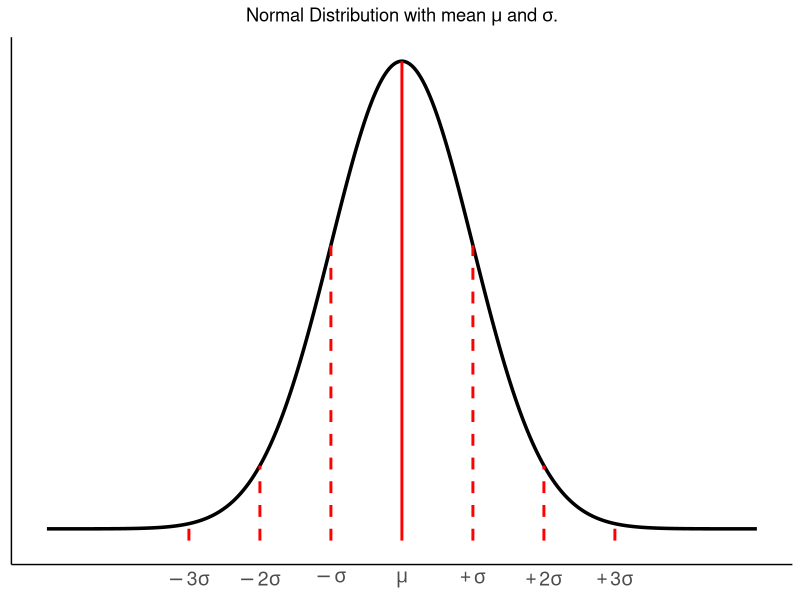
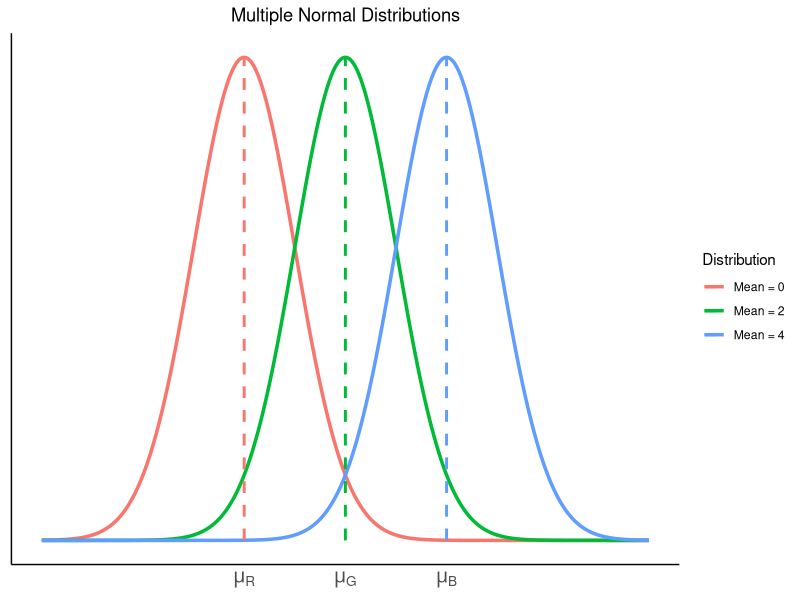
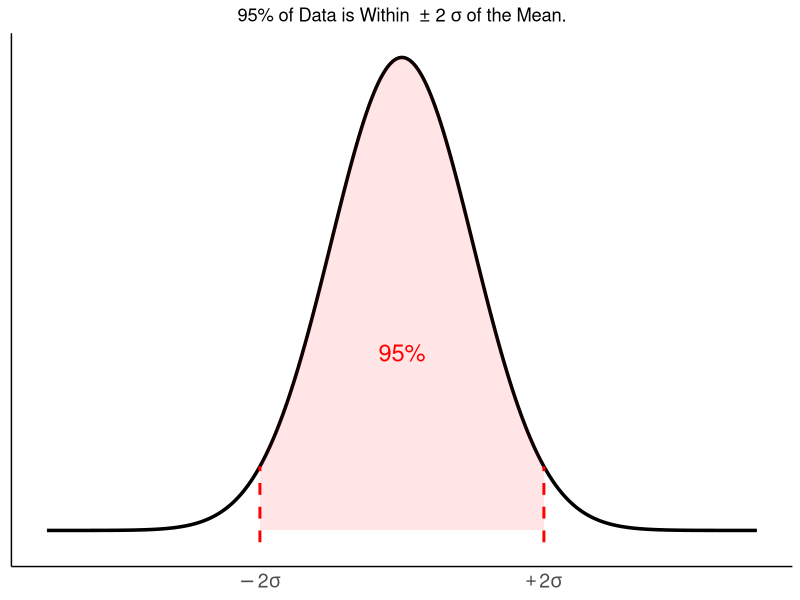
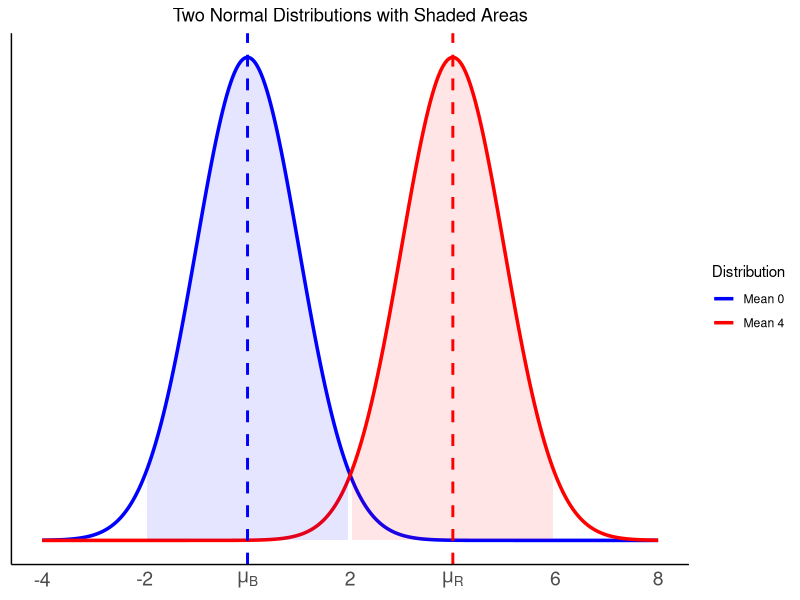
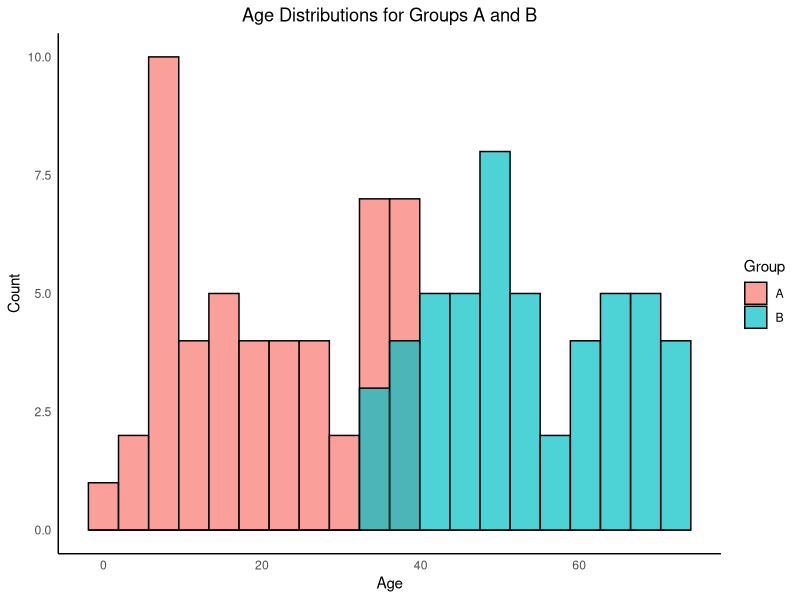
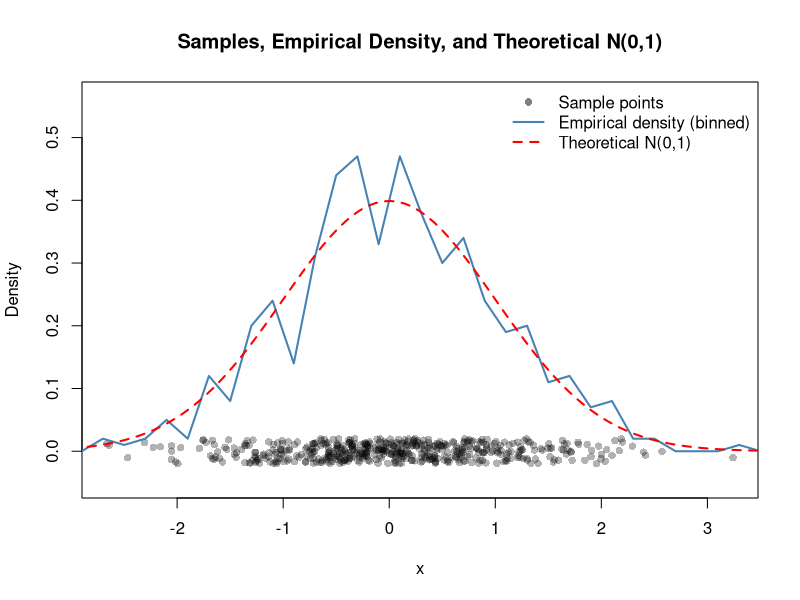
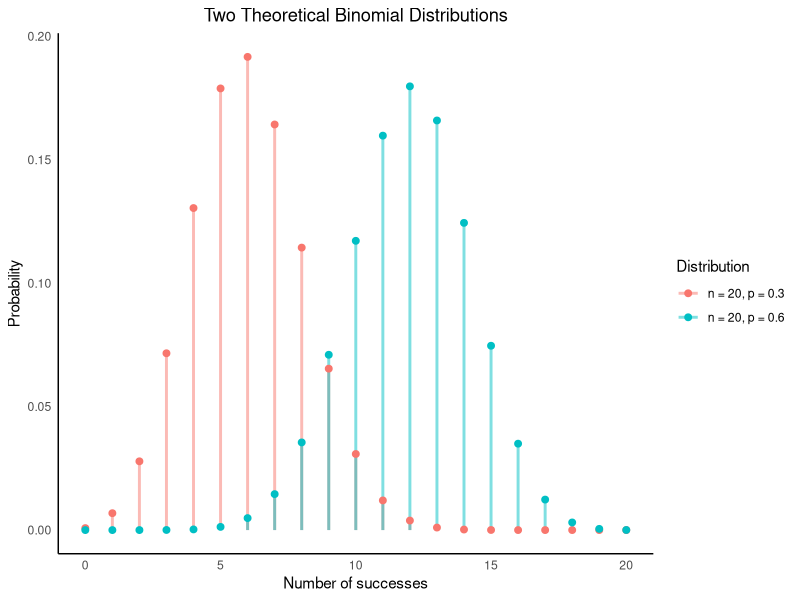
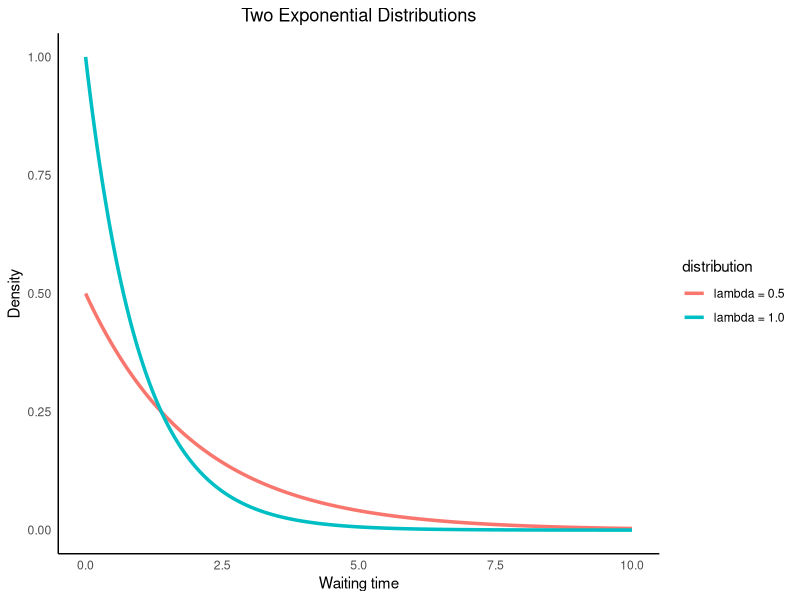

Reproduce these figures in R, in order.
## ---- chunk 1
knitr::opts_chunk$set(echo = TRUE)

knitr::opts_chunk$set(
  fig.width = 6,
  fig.height = 4,
  fig.align = "center"  # center figures
)

## ---- chunk 2
setwd("C:/R-statistics-analysis")
## ---- chunk 3

library(ggplot2)

x <- seq(-5, 5, length.out = 1000)

df <- data.frame(
  x = x,
  density = dnorm(x, mean = 0, sd = 1)
)

# Positions for vertical lines
vline_positions <- c(-3, -2, -1, 0, 1, 2, 3)

# Data frame for vertical segments
vline_df <- data.frame(
  x = vline_positions,
  y_start = -0.01,
  y_end = dnorm(vline_positions, mean = 0, sd = 1)
)

ggplot(df, aes(x = x, y = density)) +
  geom_line(linewidth = 1.2, color = "black") +
  geom_segment(
    data = vline_df,
    aes(x = x, xend = x, y = y_start, yend = y_end),
    linetype = c(2, 2, 2, 1, 2, 2, 2),    # dashed for -1 and 1, solid for 0
    linewidth = 1,
    color = "red"
  ) +
  scale_x_continuous(
    breaks = c(-3, -2, -1, 0, 1, 2, 3),
    labels = expression(-3*sigma, -2*sigma, -sigma, mu, +sigma, +2*sigma, +3*sigma)
  ) +
  labs(
    title = expression("Normal Distribution with mean " * mu * " and " * sigma * "."),
    x = NULL,
    y = NULL
  ) +
  theme_minimal() +
  theme(
    plot.title = element_text(hjust = 0.5),
    panel.grid.major = element_blank(),
    panel.grid.minor = element_blank(),
    axis.line = element_line(color = "black"),
    axis.text.y = element_blank(),
    axis.text.x = element_text(size = 14)
  )
## ---- chunk 4

library(ggplot2)

x <- seq(-4, 8, length.out = 1000)

df <- data.frame(
  x = rep(x, 3),
  density = c(
    dnorm(x, mean = 0, sd = 1),
    dnorm(x, mean = 2, sd = 1),
    dnorm(x, mean = 4, sd = 1)
  ),
  distribution = factor(
    rep(c("Mean = 0", "Mean = 2", "Mean = 4"), each = length(x))
  )
)

# Data frame for vertical mean segments
vline_df <- data.frame(
  x = c(0, 2, 4),
  mean = c(0, 2,4),
  distribution = factor(
    expression("Mean = 0", "Mean = 2", "Mean = 4"),
    levels = levels(df$distribution)
  )
)

# Segment start/end
vline_df$y_start <- 0
vline_df$y_end <- dnorm(vline_df$x, mean = vline_df$mean, sd = 1)

ggplot(df, aes(x = x, y = density, color = distribution)) +
  geom_line(linewidth = 1.2) +
  geom_segment(
    data = vline_df,
    aes(
      x = x, xend = x,
      y = y_start, yend = y_end,
      color = distribution
    ),
    linewidth = 1,
    linetype = "dashed"
  ) +
  scale_x_continuous(
    breaks = c(0, 2, 4),
    labels = expression(mu[R], mu[G], mu[B])
  ) +
  labs(
    title = "Multiple Normal Distributions",
    x = NULL,
    y = NULL,
    color = "Distribution"
  ) +
  theme_minimal() +
  theme(
    plot.title = element_text(hjust = 0.5),
    panel.grid.major = element_blank(),
    panel.grid.minor = element_blank(),
    axis.line = element_line(color = "black"),
    axis.text.y = element_blank(),
    axis.text.x = element_text(size = 14)
  )
## ---- chunk 5

library(ggplot2)

x <- seq(-5, 5, length.out = 1000)

df <- data.frame(
  x = x,
  density = dnorm(x, mean = 0, sd = 1)
)

# Positions for vertical lines
vline_positions <- c(-2, 2)

# Data frame for vertical segments
vline_df <- data.frame(
  x = vline_positions,
  y_start = -0.01,
  y_end = dnorm(vline_positions, mean = 0, sd = 1)
)

ggplot(df, aes(x = x, y = density)) +
  geom_line(linewidth = 1.2, color = "black") +
  geom_ribbon(
    data = subset(df, x >= -2 & x <= 2),
    aes(x = x, ymin = 0, ymax = density),
    alpha = 0.1,
    inherit.aes = FALSE,
    fill = "red"
  ) +
  geom_segment(
    data = vline_df,
    aes(x = x, xend = x, y = y_start, yend = y_end),
    linetype = c(2, 2), # all dashed lines
    linewidth = 1,
    color = "red"
  ) +
  scale_x_continuous(
    breaks = c(-2, 2),
    labels = expression(-2*sigma, +2*sigma)
  ) +
  labs(
    title = expression("95% of Data is Within " * ~"\u00B1 2 " * sigma * " of the Mean."),
    x = NULL,
    y = NULL
  ) +
  theme_minimal() +
  theme(
    plot.title = element_text(hjust = 0.5),
    panel.grid.major = element_blank(),
    panel.grid.minor = element_blank(),
    axis.line = element_line(color = "black"),
    axis.text.y = element_blank(),
    axis.text.x = element_text(size = 14)
  ) +
  annotate("text", x = 0, y = 0.15, label = "95%", color = "red", size = 6)
## ---- chunk 6

library(ggplot2)

x <- seq(-4, 8, length.out = 1000)

df <- data.frame(
  x = rep(x, 2),
  density = c(
    dnorm(x, mean = 0, sd = 1),
    dnorm(x, mean = 4, sd = 1)
  ),
  distribution = factor(rep(c("Mean 0", "Mean 4"), each = length(x)))
)

ggplot(df, aes(x = x, y = density, color = distribution, fill = distribution)) +
  geom_line(linewidth = 1.2) +
  geom_ribbon(
    data = subset(df, distribution == "Mean 0" & x >= -1.96 & x <= 1.96),
    aes(x = x, ymin = 0, ymax = density),
    alpha = 0.1,
    inherit.aes = FALSE,
    fill = "blue"
  ) +
  geom_ribbon(
    data = subset(df, distribution == "Mean 4" & x >= -1.96+4 & x <= 1.96+4),
    aes(x = x, ymin = 0, ymax = density),
    alpha = 0.1,
    inherit.aes = FALSE,
    fill = "red"
  ) +
  scale_color_manual(values = c("Mean 0" = "blue", "Mean 4" = "red")) +
  scale_fill_manual(values = c("Mean 0" = "blue", "Mean 4" = "red")) +
  scale_x_continuous(
    breaks = c(-4, -2, 0, 2, 4, 6, 8),
    labels = c(
      "-4", "-2",
      expression(mu[B]),
      "2",
      expression(mu[R]),
      "6", "8"
    )
  ) +
  labs(
    title = "Two Normal Distributions with Shaded Areas",
    x = NULL,
    y = NULL,
    color = "Distribution"
  ) +
  theme_minimal() +
  theme(
    plot.title = element_text(hjust = 0.5),
    panel.grid.major = element_blank(),
    panel.grid.minor = element_blank(),
    axis.line = element_line(color = "black"),
    axis.text.y = element_blank(),
    axis.text.x = element_text(size = 14)
  ) +
  geom_vline(xintercept = 0, color = "blue", linetype = "dashed", linewidth = 1) +
  geom_vline(xintercept = 4, color = "red", linetype = "dashed", linewidth = 1)

## ---- chunk 7

set.seed(2)  # for reproducibility

n <- 50
age_A <- runif(n, min = 1, max = 40)
age_B <- runif(n, min = 35, max = 74)

df <- data.frame(
  age = c(age_A, age_B),
  group = rep(c("A", "B"), each = n)
)

library(ggplot2)

ggplot(df, aes(x = age, fill = group)) +
  geom_histogram(position = "identity", alpha = 0.7, bins = 20, color = "black") +
  labs(
    title = "Age Distributions for Groups A and B",
    x = "Age",
    y = "Count",
    fill = "Group"
  ) +
  theme_minimal() +
  theme(
    plot.title = element_text(hjust = 0.5),
    panel.grid.major = element_blank(),
    panel.grid.minor = element_blank(),
    axis.line = element_line(color = "black")
  )

## ---- chunk 8

set.seed(123)

# 1. Sample data
N <- 500
x <- rnorm(N, mean = 0, sd = 1)

# Small vertical jitter so points don't overlap
y_jitter <- runif(N, min = -0.02, max = 0.02)

# 2. Empirical density via bins
dx <- 0.2
breaks <- seq(
  from = floor(min(x)),
  to   = ceiling(max(x)),
  by   = dx
)

h <- hist(x, breaks = breaks, plot = FALSE)

emp_density <- h$counts / (N * dx)
mids <- h$mids

# 3. Plot setup
plot(
  x, y_jitter,
  pch = 16,
  col = rgb(0, 0, 0, 0.3),
  xlab = "x",
  ylab = "Density",
  ylim = c(-0.05, max(emp_density) * 1.2),
  main = "Samples, Empirical Density, and Theoretical N(0,1)"
)

# 4. Empirical density as a solid line
lines(
  mids, emp_density,
  col = "steelblue",
  lwd = 2
)

# 5. Theoretical density
curve(
  dnorm(x, mean = 0, sd = 1),
  from = min(breaks),
  to   = max(breaks),
  add = TRUE,
  col = "red",
  lwd = 2,
  lty = 2
)

# 6. Legend
legend(
  "topright",
  legend = c(
    "Sample points",
    "Empirical density (binned)",
    "Theoretical N(0,1)"
  ),
  col = c(
    rgb(0, 0, 0, 0.5),
    "steelblue",
    "red"
  ),
  lwd = c(NA, 2, 2),
  lty = c(NA, 1, 2),
  pch = c(16, NA, NA),
  bty = "n"
)
## ---- chunk 9

x <- 0:20

df <- data.frame(
    x = rep(x, 2),
    probability = c(
    dbinom(x, size = 20, prob = 0.3),
    dbinom(x, size = 20, prob = 0.6)
  ),
  distribution = factor(rep(
    c("n = 20, p = 0.3", "n = 20, p = 0.6"),
    each = length(x)
  ))
)

library(ggplot2)


ggplot(df, aes(x = x, y = probability, color = distribution)) +
  geom_segment(
  aes(xend = x, y = 0, yend = probability),
    linewidth = 1,
    alpha = 0.5
  ) +
  geom_point(size = 2) +
  labs(
    title = "Two Theoretical Binomial Distributions",
    x = "Number of successes",
    y = "Probability",
    color = "Distribution"
  ) +
  theme_minimal() +
  theme(
    plot.title = element_text(hjust = 0.5),
    panel.grid.major = element_blank(),
    panel.grid.minor = element_blank(),
    axis.line = element_line(color = "black"),
  )
## ---- chunk 10
library(ggplot2)

# x range (waiting time)
x <- seq(0, 10, length.out = 1000)

# Data frame with two exponential PDFs
df <- data.frame(
  x = rep(x, 2),
  density = c(
    dexp(x, rate = 0.5),
    dexp(x, rate = 1.0)
  ),
  distribution = factor(rep(
    c("lambda = 0.5", "lambda = 1.0"),
    each = length(x)
  ))
)

ggplot(df, aes(x = x, y = density, color = distribution)) +
  geom_line(linewidth = 1.2) +
  labs(
    title = "Two Exponential Distributions",
    x = "Waiting time",
    y = "Density"
  ) +
  theme_minimal() +
  theme(
    plot.title = element_text(hjust = 0.5),
    panel.grid.major = element_blank(),
    panel.grid.minor = element_blank(),
    axis.line = element_line(color = "black"),
  )
## ---- chunk 11
set.seed(1) # for reproducibility

library(ggplot2)

# Simulate 10 dice throws (values 1 to 6)
throws <- sample(1:6, size = 10, replace = TRUE)

# Calculate sample mean and SD
mean_throws <- mean(throws)
sd_throws <- sd(throws)

# Create a data frame for plotting
df <- data.frame(value = throws)

# Plot histogram of throws with mean and SD lines
ggplot(df, aes(x = value)) +
  geom_histogram(binwidth = 1, boundary = 0.5, fill = "skyblue", color = "black") +
  geom_vline(xintercept = mean_throws, color = "red", size = 1, linetype = "solid") +
  geom_vline(xintercept = mean_throws + sd_throws, color = "red", size = 1, linetype = "dashed") +
  geom_vline(xintercept = mean_throws - sd_throws, color = "red", size = 1, linetype = "dashed") +
  labs(
    title = "Distribution of 10 Dice Throws",
    subtitle = paste0("Mean = ", round(mean_throws, 2), ", SD = ", round(sd_throws, 2)),
    x = "Dice Value",
    y = "Count"
  ) +
  scale_x_continuous(breaks = 1:6) +
  theme_minimal() +
  theme(
    plot.title = element_text(hjust = 0.5),
    plot.subtitle = element_text(hjust = 0.5),
    panel.grid.major = element_blank(),
    panel.grid.minor = element_blank(),
    axis.line = element_line(color = "black"),
  )
## ---- chunk 12
set.seed(1) # for reproducibility

library(ggplot2)

# Simulate 100 dice throws (values 1 to 6)
throws <- sample(1:6, size = 100, replace = TRUE)

# Calculate sample mean and SD
mean_throws <- mean(throws)
sd_throws <- sd(throws)

# Create a data frame for plotting
df <- data.frame(value = throws)

# Plot histogram of throws with mean and SD lines
ggplot(df, aes(x = value)) +
  geom_histogram(binwidth = 1, boundary = 0.5, fill = "skyblue", color = "black") +
  geom_vline(xintercept = mean_throws, color = "red", size = 1, linetype = "solid") +
  geom_vline(xintercept = mean_throws + sd_throws, color = "red", size = 1, linetype = "dashed") +
  geom_vline(xintercept = mean_throws - sd_throws, color = "red", size = 1, linetype = "dashed") +
  labs(
    title = "Distribution of 100 Dice Throws",
    subtitle = paste0("Mean = ", round(mean_throws, 2), ", SD = ", round(sd_throws, 2)),
    x = "Dice Value",
    y = "Count"
  ) +
  scale_x_continuous(breaks = 1:6) +
  theme_minimal() +
  theme(
    plot.title = element_text(hjust = 0.5),
    plot.subtitle = element_text(hjust = 0.5),
    panel.grid.major = element_blank(),
    panel.grid.minor = element_blank(),
    axis.line = element_line(color = "black"),
  )
## ---- chunk 13
set.seed(1) # for reproducibility

library(ggplot2)

# Simulate 1000 dice throws (values 1 to 6)
throws <- sample(1:6, size = 1000, replace = TRUE)

# Calculate sample mean and SD
mean_throws <- mean(throws)
sd_throws <- sd(throws)

# Create a data frame for plotting
df <- data.frame(value = throws)

# Plot histogram of throws with mean and SD lines
ggplot(df, aes(x = value)) +
  geom_histogram(binwidth = 1, boundary = 0.5, fill = "skyblue", color = "black") +
  geom_vline(xintercept = mean_throws, color = "red", size = 1, linetype = "solid") +
  geom_vline(xintercept = mean_throws + sd_throws, color = "red", size = 1, linetype = "dashed") +
  geom_vline(xintercept = mean_throws - sd_throws, color = "red", size = 1, linetype = "dashed") +
  labs(
    title = "Distribution of 1000 Dice Throws",
    subtitle = paste0("Mean = ", round(mean_throws, 2), ", SD = ", round(sd_throws, 2)),
    x = "Dice Value",
    y = "Count"
  ) +
  scale_x_continuous(breaks = 1:6) +
  theme_minimal() +
  theme(
    plot.title = element_text(hjust = 0.5),
    plot.subtitle = element_text(hjust = 0.5),
    panel.grid.major = element_blank(),
    panel.grid.minor = element_blank(),
    axis.line = element_line(color = "black"),
  )
## ---- chunk 14
set.seed(12)

n <- 10
B_vals <- c(50)

df <- data.frame()

for (B in B_vals) {
  sample_means <- numeric(B)
  
  for (i in 1:B) {
    x <- sample(1:6, size = n, replace = TRUE)
    sample_means[i] <- mean(x)
  }
  
  df <- rbind(
    df,
    data.frame(
      value = sample_means,
      experiments = factor(B)
    )
  )
}

library(dplyr)

stats <- df %>%
  group_by(experiments) %>%
  summarise(
    mean_val = mean(value),
    sd_val = sd(value)
  )

# Create a grid for normal curves
normal_curves <- stats %>%
  rowwise() %>%
  do({
    data.frame(
      experiments = .$experiments,
      x = seq(min(df$value), max(df$value), length.out = 100),
      y = dnorm(
        seq(min(df$value),
            max(df$value),
            length.out = 100),
        mean = .$mean_val,
        sd = .$sd_val)
    )
  }) %>%
  ungroup()

#experiments <- as.numeric(as.character(df$experiments))

library(ggplot2)

ggplot(df, aes(x = value)) +
  geom_histogram(
    aes(y = after_stat(density)),
    bins = 10,
    fill = "steelblue",
    color = "black",
    alpha = 0.6
  ) +
  geom_line(
    data = normal_curves,
    aes(x = x, y = y),
    color = "red",
    size = 1
  ) +
  facet_wrap(~ experiments, ncol = 3) +
  labs(
    title = "Sampling Distributions with n = 10 sample size",
    subtitle = "Histograms with overlaid normal density",
    x = "Sample mean",
    y = "Density"
  ) +
  scale_x_continuous(breaks = seq(2, 5, by = 0.25)) +
  theme_minimal() +
  theme(
    plot.title = element_text(hjust = 0.5),
    plot.subtitle = element_text(hjust = 0.5),
    panel.grid.major = element_blank(),
    panel.grid.minor = element_blank(),
    axis.line = element_line(color = "black"),
  )
## ---- chunk 15
set.seed(12)

n <- 10
B_vals <- c(5, 10, 20, 30, 50, 100, 200, 500, 1000)

df <- data.frame()

for (B in B_vals) {
  sample_means <- numeric(B)
  
  for (i in 1:B) {
    x <- sample(1:6, size = n, replace = TRUE)
    sample_means[i] <- mean(x)
  }
  
  df <- rbind(
    df,
    data.frame(
      value = sample_means,
      experiments = factor(B)
    )
  )
}

library(dplyr)

stats <- df %>%
  group_by(experiments) %>%
  summarise(
    mean_val = mean(value),
    sd_val = sd(value)
  )

# Create a grid for normal curves
normal_curves <- stats %>%
  rowwise() %>%
  do({
    data.frame(
      experiments = .$experiments,
      x = seq(min(df$value), max(df$value), length.out = 100),
      y = dnorm(
        seq(min(df$value),
            max(df$value),
            length.out = 100),
        mean = .$mean_val,
        sd = .$sd_val)
    )
  }) %>%
  ungroup()

#experiments <- as.numeric(as.character(df$experiments))

library(ggplot2)

ggplot(df, aes(x = value)) +
  geom_histogram(
    aes(y = after_stat(density)),
    bins = 10,
    fill = "steelblue",
    color = "black",
    alpha = 0.6
  ) +
  geom_line(
    data = normal_curves,
    aes(x = x, y = y),
    color = "red",
    size = 1
  ) +
  facet_wrap(~ experiments, ncol = 3) +
  labs(
    title = "Sampling Distributions with n = 10 sample size",
    subtitle = "Histograms with overlaid normal density",
    x = "Sample mean",
    y = "Density"
  ) +
  scale_x_continuous(breaks = seq(2, 5, by = 1.5)) +
  theme_minimal() +
  theme(
    plot.title = element_text(hjust = 0.5),
    plot.subtitle = element_text(hjust = 0.5),
    panel.grid.major = element_blank(),
    panel.grid.minor = element_blank(),
    axis.line = element_line(color = "black"),
  )
## ---- chunk 16

library(survival)
library(ggplot2)

set.seed(1)

# Simulate data: two groups, 100 individuals each
n <- 100
data <- data.frame(
  time = c(rexp(n, rate = 0.012), rexp(n, rate = 0.014)),  # exponential survival times
  status = c(rbinom(n, 1, 0.9), rbinom(n, 1, 0.9)),    # 100% event observed
  group = rep(c("A", "B"), each = n)
)

# Fit Kaplan-Meier
fit <- survfit(Surv(time, status) ~ group, data = data)

# Extract survival data into a data frame for ggplot
km_data <- do.call(rbind, lapply(seq_along(fit$strata), function(i) {
  idx <- sum(fit$strata[seq_len(i - 1)]) + 1L:fit$strata[i]
  data.frame(
    time = fit$time[idx],
    surv = fit$surv[idx],
    upper = fit$upper[idx],
    lower = fit$lower[idx],
    strata = rep(names(fit$strata)[i], fit$strata[i])
  )
}))

# Plot KM curves with confidence ribbons
ggplot(km_data, aes(x = time, y = surv, color = strata, fill = strata)) +
  geom_step(linewidth = 1.2) +
  labs(x = "Time in Days", y = "Survival Probability", color = "Group", fill = "Group") +
  coord_cartesian(xlim = c(0, 210), ylim = c(1.0, 0.0)) +
  scale_x_continuous(breaks = seq(0, 210, by = 20)) +    # ticks every 10 units
  scale_y_continuous(breaks = seq(0.0, 1.0, by = 0.1)) +     # ticks every 0.1
  theme_minimal()



## ---- chunk 17
set.seed(11)

# Sample size in groups
n <- 20

A <- rnorm(n, mean = 25, sd = 5)
B <- rnorm(n, mean = 20, sd = 5)
C <- rnorm(n, mean = 15, sd = 5)

df <- data.frame(
  value = c(A, B, C),
  group = factor(rep(c("A", "B", "C"), each = n))
)

summary_df <- data.frame(
  group = c("A", "B", "C"),
  mean  = c(mean(A), mean(B), mean(C)),
  sd    = c(sd(A), sd(B), sd(C))
)

summary_df
## ---- chunk 18
library(ggplot2)


# Data points
ggplot(df, aes(x = group, y = value)) +
  geom_jitter(width = 0.1, alpha = 1) +
  labs(
    title = "Comparison of Normally Distributed Groups, Data Points",
    x = "Group",
    y = "Value"
  ) +
  theme_minimal()
## ---- chunk 19
# Mean ± 1 SD
ggplot(df, aes(x = group, y = value)) +
  stat_summary(
    fun = mean,
    geom = "point",
    size = 4,
    color = "red"
  ) +
  stat_summary(
    fun.data = mean_sdl,
    fun.args = list(mult = 1),
    geom = "errorbar",
    width = 0.1,
    color = "red"
  ) +
  labs(
    title = "Comparison of Normally Distributed Groups, Mean and SD",
    x = "Group",
    y = "Value"
  ) +
  theme_minimal()
## ---- chunk 20
library(ggplot2)

ggplot() +

  # Bar showing the mean
  geom_bar(data = summary_df,
           aes(x = group, y = mean, fill = group),
           stat = "identity",
           width = 0.6,
           alpha = 0.9,
           color = "black") +

  # Error bars ± SD
  geom_errorbar(data = summary_df,
                aes(x = group, ymin = mean - sd, ymax = mean + sd),
                width = 0.2,
                linewidth = 1,
                color = "black") +

  # Raw data points with black outline
  geom_jitter(data = df,
              aes(x = group, y = value, fill = group),
              width = 0.1,
              size = 3,
              alpha = 0.9,
              shape = 21,
              color = "black") +

  # Labels
  labs(
    title = "Raw data, means and SDs",
    x = "Group",
    y = "Value"
  ) +

  # Theme
  theme_minimal() +
  theme(
    legend.position = "none"
  )
## ---- chunk 21
# Boxplot
ggplot(df, aes(x = group, y = value)) +
  geom_boxplot(fill = "orange", size = 0.5, outlier.shape = NA, coef = Inf) +
  labs(
    title = "Comparison of Normally Distributed Groups, Boxplots",
    x = "Group",
    y = "Value"
  ) +
  theme_minimal()

## ---- chunk 22
set.seed(11)

# Sample size in both groups
n <- 5

A <- rnorm(n, mean = 9, sd = 3)
B <- rnorm(n, mean = 12, sd = 3)

df <- data.frame(
  value = c(A, B),
  group = factor(rep(c("A", "B"), each = n))
)

# Subset for the point to highlight (5th point in group B)
highlight_point <- df[df$group == "B", ][5, ]

# Plot data points and mean ± SD
ggplot(df, aes(x = group, y = value)) +
  geom_jitter(width = 0.1, alpha = 0.3) +
  stat_summary(
    fun = mean,
    geom = "point",
    size = 4,
    color = "red"
  ) +
  stat_summary(
    fun.data = mean_sdl,
    fun.args = list(mult = 1),
    geom = "errorbar",
    width = 0.1,
    color = "red"
  ) +
  geom_point(
    data = highlight_point,
    aes(x = group, y = value),
    color = "blue",
    size = 5,
    shape = 1
  ) +
  labs(
    title = "Comparison of Groups using Mean ± SD, No Outlier",
    x = "Group",
    y = "Value"
  ) +
  theme_minimal()

mean_A <- mean(df$value[df$group == "A"])
mean_B <- mean(df$value[df$group == "B"])

mean_diff <- mean_B - mean_A

mean_diff
## ---- chunk 23

# Copy df to avoid altering original data accidentally
df_mod <- df

# Add 50 to the blue point’s value
df_mod[df_mod$group == "B", ][5, ]$value <- df_mod[df_mod$group == "B", ][5, ]$value + 50

highlight_point <- df_mod[df_mod$group == "B", ][5, ]

# Plot data points and mean ± SD
ggplot(df_mod, aes(x = group, y = value)) +
  geom_jitter(width = 0.1, alpha = 0.3) +
  stat_summary(
    fun = mean,
    geom = "point",
    size = 4,
    color = "red"
  ) +
  stat_summary(
    fun.data = mean_sdl,
    fun.args = list(mult = 1),
    geom = "errorbar",
    width = 0.1,
    color = "red"
  ) +
  geom_point(
    data = highlight_point,
    aes(x = group, y = value),
    color = "blue",
    size = 5,
    shape = 1
  ) +
  labs(
    title = "Comparison of Groups using Mean ± SD, With Outlier",
    x = "Group",
    y = "Value"
  ) +
  theme_minimal()

mean_A <- mean(df_mod$value[df_mod$group == "A"])
mean_B <- mean(df_mod$value[df_mod$group == "B"])

mean_diff <- mean_B - mean_A

mean_diff

## ---- chunk 24
set.seed(1)

n <- 50
x <- runif(n, 0, 10)
y <- 2 + 3 * x + rnorm(n, 0, 10)  # y = 2 + 3x + noise

df <- data.frame(x = x, y = y)

model <- lm(y ~ x, data = df)

library(ggplot2)

ggplot(df, aes(x = x, y = y)) +
  geom_point(alpha = 0.6) +
  geom_smooth(method = "lm", se = FALSE, color = "blue",linewidth = 1.2) +
  ylim(-200, 200) +
  labs(title = "Linear Regression without Outliers", x = "x", y = "y") +
  theme_minimal()
## ---- chunk 25
# Add outliers
df_outlier <- rbind(df, data.frame(x = 8, y = 150))  # extreme y value at x=8
df_outlier <- rbind(df_outlier, data.frame(x = 1, y = -120))  # extreme y value at x=1
df_outlier <- rbind(df_outlier, data.frame(x = 10, y = 180))  # extreme y value at x=10

# Fit model with outlier
model_outlier <- lm(y ~ x, data = df_outlier)

ggplot(df_outlier, aes(x = x, y = y)) +
  geom_point(alpha = 0.6) +
  geom_smooth(method = "lm", se = FALSE, color = "red", linewidth = 1.2) +
  ylim(-200, 200) +
  labs(title = "Linear Regression with Outliers", x = "x", y = "y") +
  theme_minimal()
## ---- chunk 26
ggplot() +
  geom_point(data = df_outlier, aes(x = x, y = y), alpha = 0.6) +
  geom_smooth(data = df, aes(x = x, y = y), method = "lm", se = FALSE, color = "blue", linewidth = 1.2) +
  geom_smooth(data = df_outlier, aes(x = x, y = y), method = "lm", se = FALSE, color = "red", linewidth = 1.2) +
  ylim(-200, 200) +
  labs(title = "Regression Line Before (blue) and After (red) Adding Outlier",
       x = "x", y = "y") +
  theme_minimal()
## ---- chunk 27
set.seed(42)

n <- 50

# Generate two variables with correlation

x <- rnorm(n, mean = 6, sd = 3)
y <- rnorm(n, mean = 4, sd = 2)

df <- data.frame(x = x, y = y)

library(ggplot2)

ggplot(df, aes(x = x, y = y)) +
  geom_point(color = "blue", alpha = 0.7) +
  geom_smooth(method = "lm", se = FALSE, color = "red") +
  ylim(-5,30) +
  labs(
    title = "Scatter plot of two correlated variables",
    subtitle = paste("Correlation:", round(cor(df$x, df$y), 2)),
    x = "Variable X",
    y = "Variable Y"
  ) +
  theme_minimal()
## ---- chunk 28
# Modify points to extreme outliers
df_mod <- df
df_mod$x[1] <- 12
df_mod$y[1] <- 28
df_mod$x[2] <- -2
df_mod$y[2] <- -3

# Calculate correlation before and after
cor_before <- cor(df$x, df$y)
cor_after <- cor(df_mod$x, df_mod$y)

# Plot with highlighted point
ggplot(df_mod, aes(x = x, y = y)) +
  geom_point(color = "blue", alpha = 0.7) +
  geom_point(data = df_mod[1, ], aes(x = x, y = y), color = "orange", size = 6, shape = 1) +
  geom_point(data = df_mod[2, ], aes(x = x, y = y), color = "orange", size = 6, shape = 1) +
  geom_smooth(method = "lm", se = FALSE, color = "red", size = 1) +
  ylim(-5,30) +
  labs(
    title = "Scatter plot with extreme outliers highlighted",
    subtitle = paste0("Correlation before: ", round(cor_before, 3),
                      " | Correlation after: ", round(cor_after, 3)),
    x = "Variable X",
    y = "Variable Y"
  ) +
  theme_minimal()
## ---- chunk 29
# Create a 2x2 contingency table

table_carrots <- matrix(
  c(48, 952,   # 1 carrot/week
    32, 958),  # >3 carrots/week
  nrow = 2,
  byrow = TRUE
)

# Add labels
rownames(table_carrots) <- c("1 carrot/week", ">3 carrots/week")
colnames(table_carrots) <- c("Mortality", "No mortality")

# Add marginal totals
table_with_totals <- addmargins(table_carrots)
dimnames(table_with_totals)[[1]][3] <- "Total"
dimnames(table_with_totals)[[2]][3] <- "Total"

table_with_totals

# Incidence proportion in each group (exclude totals)
incidence <- table_with_totals[1:2, "Mortality"] / rowSums(table_with_totals[1:2, ])

incidence

df_incidence <- data.frame(
  group = c("1 carrot/week", ">3 carrots/week"),
  incidence = incidence
)

df_incidence
## ---- chunk 30
library(ggplot2)

ggplot(df_incidence, aes(x = group, y = incidence)) +
  geom_bar(stat = "identity",
           fill = "red",
           alpha = 0.8,
           width = 0.6) +
  labs(
    x = "Carrot consumption",
    y = "Incidens proportion",
    title = NULL
  ) +
  theme_minimal(base_size = 14) +
  theme(
    panel.grid.major = element_blank(),
    panel.grid.minor = element_blank(),
    axis.line = element_line(color = "black"),
    axis.text = element_text(size = 12)
    
  ) + coord_cartesian(ylim = c(0.01, 0.30))
## ---- chunk 31
library(ggplot2)

ggplot(df_incidence, aes(x = group, y = incidence)) +
  geom_bar(stat = "identity",
           fill = "red",
           alpha = 0.8,
           width = 0.6) +
  labs(
    x = "Carrot consumption",
    y = "Incidens proportion",
    title = NULL
  ) +
  theme_minimal(base_size = 14) +
  theme(
    panel.grid.major = element_blank(),
    panel.grid.minor = element_blank(),
    axis.line = element_line(color = "black"),
    axis.text = element_text(size = 12)
    
  ) + coord_cartesian(ylim = c(0.015, 0.025))
## ---- chunk 32
# follow-up time
years <- 10

# group sizes
n <- 1000

# deaths
deaths <- c(48, 32)

# person-time
person_time <- n * years

# incidence rate
incidence_rate <- deaths / person_time

df_rate <- data.frame(
  group = c("1 carrot/week", ">3 carrots/week"),
  incidence_rate = incidence_rate
)

df_rate
## ---- chunk 33
library(ggplot2)

# incidence rates
lambda1 <- df_rate[1,2]
lambda2 <- df_rate[2,2]

# time (years)
t <- seq(0, 10, length.out = 200)

# survival functions
S1 <- exp(-lambda1 * t)
S2 <- exp(-lambda2 * t)

# dataframe for plotting
df_survival <- data.frame(
  time = rep(t, 2),
  survival = c(S1, S2),
  group = rep(c("1 carrot/week", ">3 carrots/week"), each = length(t))
)

# plot
ggplot(df_survival, aes(x = time, y = survival, color = group)) +
  geom_line(linewidth = 1.2) +
  labs(
    x = "Time (years)",
    y = "Survival",
    color = "Carrot consumption"
  ) +
  theme_minimal(base_size = 14) +
  theme(
    panel.grid.major = element_blank(),
    panel.grid.minor = element_blank(),
    axis.line = element_line(color = "black")
  ) + coord_cartesian(ylim = c(1.0, 0.01))
## ---- chunk 34
library(ggplot2)

# incidence rates
lambda1 <- df_rate[1,2]
lambda2 <- df_rate[2,2]

# time (years)
t <- seq(0, 10, length.out = 200)

# survival functions
S1 <- exp(-lambda1 * t)
S2 <- exp(-lambda2 * t)

# dataframe for plotting
df_survival <- data.frame(
  time = rep(t, 2),
  survival = c(S1, S2),
  group = rep(c("1 carrot/week", ">3 carrots/week"), each = length(t))
)

# plot
ggplot(df_survival, aes(x = time, y = survival, color = group)) +
  geom_line(linewidth = 1.2) +
  labs(
    x = "Time (years)",
    y = "Survival",
    color = "Carrot consumption"
  ) +
  theme_minimal(base_size = 14) +
  theme(
    panel.grid.major = element_blank(),
    panel.grid.minor = element_blank(),
    axis.line = element_line(color = "black")
  ) + coord_cartesian(ylim = c(1.0, 0.95))
## ---- chunk 35
library(ggplot2)

set.seed(42)

# Time points
time <- seq(0, 10, length.out = 20)

# Transient response: small bump for stimulus group
control <- 1 + 0*time + rnorm(length(time), 0, 0.01)  # flat baseline
stimulus <- 1 + 0.2*exp(-0.5*(time - 3)^2) + rnorm(length(time), 0, 0.01)  # small bump at t ~ 3

df_transient <- data.frame(
  time = rep(time, 2),
  value = c(control, stimulus),
  group = rep(c("Control", "Stimulus"), each = length(time))
)
## ---- chunk 36
ggplot(df_transient, aes(x = time, y = value, color = group)) +
  geom_line(linewidth = 1.2) +
  labs(
    x = "Time (h)",
    y = "Measurement",
    color = "Condition",
    title = "Transient Response (Honest Axis)"
  ) +
  coord_cartesian(ylim = c(0.95, 2.05)) +
  theme_minimal(base_size = 14)
## ---- chunk 37
ggplot(df_transient, aes(x = time, y = value, color = group)) +
  geom_line(linewidth = 1.2) +
  labs(
    x = "Time (h)",
    y = "Measurement",
    color = "Condition",
    title = "Transient Response (Exaggerated Axis)"
  ) +
  coord_cartesian(ylim = c(0.95, 1.2)) +  # truncates axis
  theme_minimal(base_size = 14)
